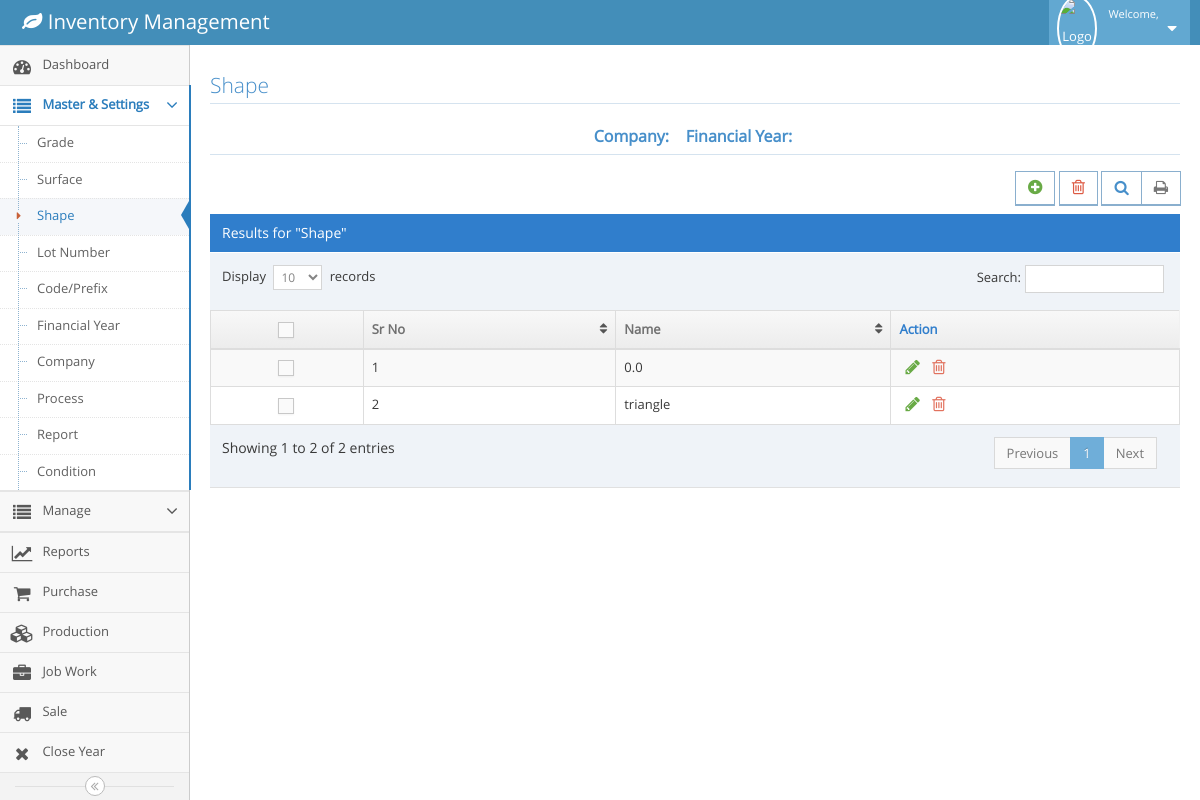
Page /shape.php (signed in) on the earlier database version.
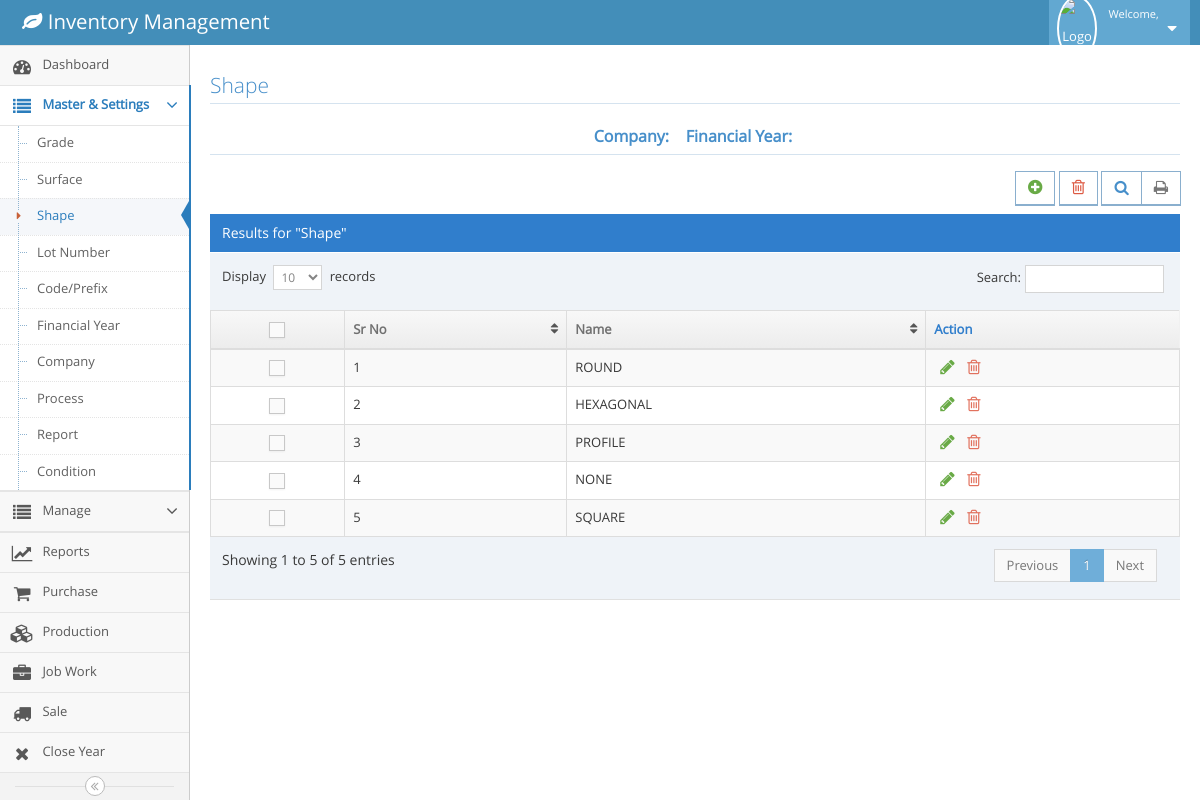
Same page on the later database version.
### tables this page shows
CREATE TABLE `m_shape` (
  `id` int(11) NOT NULL,
  `name` text NOT NULL
);

### shape.php (the view, shortened to what this page needs)
<!DOCTYPE html>
<?php
  include('config.php');
  $fy=$_SESSION['fy'];
  $company=$_SESSION['cname'];
?>
<html lang="en">
	<head>
		<link rel="stylesheet" href="assets/css/bootstrap.min.css" />
		<link rel="stylesheet" href="assets/font-awesome/4.5.0/css/font-awesome.min.css" />
		<link rel="stylesheet" href="assets/css/ace.min.css" class="ace-main-stylesheet" id="main-ace-style" />
		<link rel="stylesheet" href="assets/css/ace-skins.min.css" />
		<link rel="stylesheet" href="assets/css/ace-rtl.min.css" />
		<link rel="stylesheet" href="assets/css/jquery-confirm.css" />
	</head>
	<body class="no-skin">
		<?php include('navbar.php') ?>
		<div class="main-container ace-save-state" id="main-container">
			<?php include('menubar.php') ?>
			<div class="main-content">
				<div class="main-content-inner">
					<div class="page-content">
								<div class="row">
									<div class="col-xs-12">
										<h3 class="header smaller lighter blue">Shape</h3>
										<h5 class="header blue lighter bigger" align="center">
												<b>Company:&nbsp; <?php echo $company ?>  &nbsp;
												Financial Year:&nbsp; <?php echo $fy ?> </b>
											</h5>
										<div class="clearfix">
											<div class="pull-right tableTools-container">
												<div class="btn btn-white btn-primary btn-bold">
													<a class="blue" href="#" data-toggle="tooltip" title="Add" id="myBtn" class="btn btn-primary btn-lg" data-toggle="modal" data-target="#myModal">
														<i class="ace-icon fa fa-plus-circle bigger-120 green"></i>
													</a>
												</div>
												<div class="btn btn-white btn-primary btn-bold">
													<a class="blue" href="" data-toggle="tooltip" title="Delete">
														<i class="ace-icon fa fa-trash-o bigger-120 red"></i>
													</a>
												</div>
											</div>
										</div>
										<div class="table-header">
											Results for "Shape"
										</div>
										<div>
											<table id="dynamic-table" class="table table-striped table-bordered table-hover">
												<thead>
													<tr>
														<th class="center">
															<label class="pos-rel">
																<span class="lbl"></span>
															</label>
														</th>
														<th>Sr No</th>
														<th>Name</th>
														<th>Action</th>
													</tr>
												</thead>
												<tbody>
													<?php
									            		$query=mysqli_query($conn,"select * from m_shape");
															$count=0;
															while($row=mysqli_fetch_array($query))
															{
																$count++;
																$id=$row['id'];
																$name=$row['name'];
															?>
													<tr>
														<td class="center">
															<label class="pos-rel">
																<span class="lbl"></span>
															</label>
														</td>
														<td><?php echo $count;?></td>
														<td class="editableColumns" id="<?php echo $id;?>">
															<?php echo $name;?>
														</td>
														<td>
															<div class="hidden-sm hidden-xs action-buttons">
																<button class="green" style="background-color: Transparent; border: none;outline:none;" data-toggle="tooltip" title="Edit">
																	<i class="ace-icon fa fa-pencil bigger-130"></i>
																</button>
																<a class="red" data-toggle="tooltip" title="Delete" href="deleteshape.php?id=<?php echo $id;?>">
																	<i class="ace-icon fa fa-trash-o bigger-130"></i>
																</a>
															</div>
														</td>
													</tr>
													<?php
													}
												?>
													</tbody>
												</table>
											</div>
										</div>
									</div>
							</div>
						</div>
					</div>
		</div>
	</body>
</html>

Differences in the rows shown:
removed m_shape: name "0.0"
removed m_shape: name "triangle"
added m_shape: name "ROUND"
added m_shape: name "HEXAGONAL"
added m_shape: name "PROFILE"
added m_shape: name "NONE"
added m_shape: name "SQUARE"
Other differences:
text written by a page script: "Display records Search: Showing 1 to 2 of 2 entries Previous 1 Next" → "Display records Search: Showing 1 to 5 of 5 entries Previous 1 Next"
